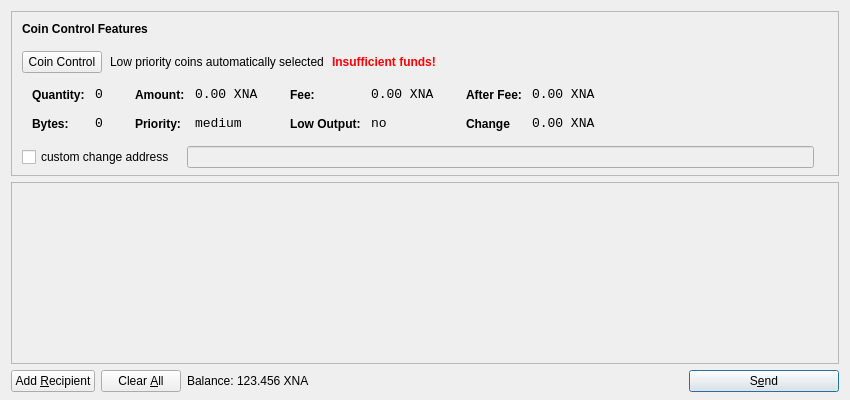
<?xml version="1.0" encoding="UTF-8"?>
<ui version="4.0">
 <class>SendCoinsDialog</class>
 <widget class="QDialog" name="SendCoinsDialog">
  <property name="geometry">
   <rect>
    <x>0</x>
    <y>0</y>
    <width>850</width>
    <height>400</height>
   </rect>
  </property>
  <property name="windowTitle">
   <string>Send Coins</string>
  </property>
  <layout class="QVBoxLayout" name="verticalLayout" stretch="0,1,0">
   <property name="bottomMargin">
    <number>8</number>
   </property>
   <item>
    <widget class="QFrame" name="frameCoinControl">
     <property name="sizePolicy">
      <sizepolicy hsizetype="Expanding" vsizetype="Expanding">
       <horstretch>0</horstretch>
       <verstretch>0</verstretch>
      </sizepolicy>
     </property>
     <property name="maximumSize">
      <size>
       <width>16777215</width>
       <height>16777215</height>
      </size>
     </property>
     <property name="frameShape">
      <enum>QFrame::StyledPanel</enum>
     </property>
     <property name="frameShadow">
      <enum>QFrame::Sunken</enum>
     </property>
     <layout class="QVBoxLayout" name="verticalLayoutCoinControl2">
      <property name="spacing">
       <number>6</number>
      </property>
      <property name="leftMargin">
       <number>0</number>
      </property>
      <property name="topMargin">
       <number>0</number>
      </property>
      <property name="rightMargin">
       <number>0</number>
      </property>
      <property name="bottomMargin">
       <number>6</number>
      </property>
      <item>
       <layout class="QVBoxLayout" name="verticalLayoutCoinControl" stretch="0,0,0,0,1">
        <property name="spacing">
         <number>0</number>
        </property>
        <property name="leftMargin">
         <number>10</number>
        </property>
        <property name="topMargin">
         <number>10</number>
        </property>
        <item>
         <layout class="QHBoxLayout" name="horizontalLayoutCoinControl1">
          <property name="bottomMargin">
           <number>15</number>
          </property>
          <item>
           <widget class="QLabel" name="labelCoinControlFeatures">
            <property name="sizePolicy">
             <sizepolicy hsizetype="Preferred" vsizetype="Maximum">
              <horstretch>0</horstretch>
              <verstretch>0</verstretch>
             </sizepolicy>
            </property>
            <property name="font">
             <font>
              <weight>75</weight>
              <bold>true</bold>
             </font>
            </property>
            <property name="styleSheet">
             <string notr="true">font-weight:bold;</string>
            </property>
            <property name="text">
             <string>Coin Control Features</string>
            </property>
           </widget>
          </item>
         </layout>
        </item>
        <item>
         <layout class="QHBoxLayout" name="horizontalLayoutCoinControl2" stretch="0,0,0,0">
          <property name="spacing">
           <number>8</number>
          </property>
          <property name="bottomMargin">
           <number>10</number>
          </property>
          <item>
           <widget class="QPushButton" name="pushButtonCoinControl">
            <property name="styleSheet">
             <string notr="true"/>
            </property>
            <property name="text">
             <string>Coin Control</string>
            </property>
           </widget>
          </item>
          <item>
           <widget class="QLabel" name="labelCoinControlAutomaticallySelected">
            <property name="text">
             <string>Low priority coins automatically selected</string>
            </property>
            <property name="margin">
             <number>5</number>
            </property>
           </widget>
          </item>
          <item>
           <widget class="QLabel" name="labelCoinControlInsuffFunds">
            <property name="font">
             <font>
              <weight>75</weight>
              <bold>true</bold>
             </font>
            </property>
            <property name="styleSheet">
             <string notr="true">color:red;font-weight:bold;</string>
            </property>
            <property name="text">
             <string>Insufficient funds!</string>
            </property>
            <property name="margin">
             <number>5</number>
            </property>
           </widget>
          </item>
          <item>
           <spacer name="horizontalSpacerCoinControl">
            <property name="orientation">
             <enum>Qt::Horizontal</enum>
            </property>
            <property name="sizeHint" stdset="0">
             <size>
              <width>40</width>
              <height>1</height>
             </size>
            </property>
           </spacer>
          </item>
         </layout>
        </item>
        <item>
         <widget class="QWidget" name="widgetCoinControl" native="true">
          <property name="sizePolicy">
           <sizepolicy hsizetype="Preferred" vsizetype="Preferred">
            <horstretch>0</horstretch>
            <verstretch>0</verstretch>
           </sizepolicy>
          </property>
          <property name="minimumSize">
           <size>
            <width>0</width>
            <height>0</height>
           </size>
          </property>
          <property name="styleSheet">
           <string notr="true"/>
          </property>
          <layout class="QHBoxLayout" name="horizontalLayoutCoinControl5">
           <property name="leftMargin">
            <number>0</number>
           </property>
           <property name="topMargin">
            <number>0</number>
           </property>
           <property name="rightMargin">
            <number>0</number>
           </property>
           <property name="bottomMargin">
            <number>0</number>
           </property>
           <item>
            <layout class="QHBoxLayout" name="horizontalLayoutCoinControl3" stretch="0,0,0,1">
             <property name="spacing">
              <number>20</number>
             </property>
             <property name="topMargin">
              <number>0</number>
             </property>
             <property name="bottomMargin">
              <number>10</number>
             </property>
             <item>
              <layout class="QFormLayout" name="formLayoutCoinControl1">
               <property name="horizontalSpacing">
                <number>10</number>
               </property>
               <property name="verticalSpacing">
                <number>14</number>
               </property>
               <property name="leftMargin">
                <number>10</number>
               </property>
               <property name="topMargin">
                <number>4</number>
               </property>
               <property name="rightMargin">
                <number>6</number>
               </property>
               <item row="0" column="0">
                <widget class="QLabel" name="labelCoinControlQuantityText">
                 <property name="styleSheet">
                  <string notr="true">font-weight:bold;</string>
                 </property>
                 <property name="text">
                  <string>Quantity:</string>
                 </property>
                 <property name="margin">
                  <number>0</number>
                 </property>
                </widget>
               </item>
               <item row="0" column="1">
                <widget class="QLabel" name="labelCoinControlQuantity">
                 <property name="font">
                  <font>
                   <family>Monospace</family>
                   <pointsize>10</pointsize>
                  </font>
                 </property>
                 <property name="cursor">
                  <cursorShape>IBeamCursor</cursorShape>
                 </property>
                 <property name="contextMenuPolicy">
                  <enum>Qt::ActionsContextMenu</enum>
                 </property>
                 <property name="text">
                  <string>0</string>
                 </property>
                 <property name="margin">
                  <number>0</number>
                 </property>
                 <property name="textInteractionFlags">
                  <set>Qt::LinksAccessibleByMouse|Qt::TextSelectableByKeyboard|Qt::TextSelectableByMouse</set>
                 </property>
                </widget>
               </item>
               <item row="1" column="0">
                <widget class="QLabel" name="labelCoinControlBytesText">
                 <property name="styleSheet">
                  <string notr="true">font-weight:bold;</string>
                 </property>
                 <property name="text">
                  <string>Bytes:</string>
                 </property>
                </widget>
               </item>
               <item row="1" column="1">
                <widget class="QLabel" name="labelCoinControlBytes">
                 <property name="font">
                  <font>
                   <family>Monospace</family>
                   <pointsize>10</pointsize>
                  </font>
                 </property>
                 <property name="cursor">
                  <cursorShape>IBeamCursor</cursorShape>
                 </property>
                 <property name="contextMenuPolicy">
                  <enum>Qt::ActionsContextMenu</enum>
                 </property>
                 <property name="text">
                  <string>0</string>
                 </property>
                 <property name="textInteractionFlags">
                  <set>Qt::LinksAccessibleByMouse|Qt::TextSelectableByKeyboard|Qt::TextSelectableByMouse</set>
                 </property>
                </widget>
               </item>
              </layout>
             </item>
             <item>
              <layout class="QFormLayout" name="formLayoutCoinControl2">
               <property name="horizontalSpacing">
                <number>10</number>
               </property>
               <property name="verticalSpacing">
                <number>14</number>
               </property>
               <property name="leftMargin">
                <number>6</number>
               </property>
               <property name="topMargin">
                <number>4</number>
               </property>
               <property name="rightMargin">
                <number>6</number>
               </property>
               <item row="0" column="0">
                <widget class="QLabel" name="labelCoinControlAmountText">
                 <property name="styleSheet">
                  <string notr="true">font-weight:bold;</string>
                 </property>
                 <property name="text">
                  <string>Amount:</string>
                 </property>
                 <property name="margin">
                  <number>0</number>
                 </property>
                </widget>
               </item>
               <item row="0" column="1">
                <widget class="QLabel" name="labelCoinControlAmount">
                 <property name="font">
                  <font>
                   <family>Monospace</family>
                   <pointsize>10</pointsize>
                  </font>
                 </property>
                 <property name="cursor">
                  <cursorShape>IBeamCursor</cursorShape>
                 </property>
                 <property name="contextMenuPolicy">
                  <enum>Qt::ActionsContextMenu</enum>
                 </property>
                 <property name="text">
                  <string>0.00 XNA</string>
                 </property>
                 <property name="textInteractionFlags">
                  <set>Qt::LinksAccessibleByMouse|Qt::TextSelectableByKeyboard|Qt::TextSelectableByMouse</set>
                 </property>
                </widget>
               </item>
               <item row="1" column="0">
                <widget class="QLabel" name="labelCoinControlPriorityText">
                 <property name="styleSheet">
                  <string notr="true">font-weight:bold;</string>
                 </property>
                 <property name="text">
                  <string>Priority:</string>
                 </property>
                </widget>
               </item>
               <item row="1" column="1">
                <widget class="QLabel" name="labelCoinControlPriority">
                 <property name="font">
                  <font>
                   <family>Monospace</family>
                   <pointsize>10</pointsize>
                  </font>
                 </property>
                 <property name="cursor">
                  <cursorShape>IBeamCursor</cursorShape>
                 </property>
                 <property name="contextMenuPolicy">
                  <enum>Qt::ActionsContextMenu</enum>
                 </property>
                 <property name="text">
                  <string>medium</string>
                 </property>
                 <property name="textInteractionFlags">
                  <set>Qt::LinksAccessibleByMouse|Qt::TextSelectableByKeyboard|Qt::TextSelectableByMouse</set>
                 </property>
                </widget>
               </item>
              </layout>
             </item>
             <item>
              <layout class="QFormLayout" name="formLayoutCoinControl3">
               <property name="horizontalSpacing">
                <number>10</number>
               </property>
               <property name="verticalSpacing">
                <number>14</number>
               </property>
               <property name="leftMargin">
                <number>6</number>
               </property>
               <property name="topMargin">
                <number>4</number>
               </property>
               <property name="rightMargin">
                <number>6</number>
               </property>
               <item row="0" column="0">
                <widget class="QLabel" name="labelCoinControlFeeText">
                 <property name="styleSheet">
                  <string notr="true">font-weight:bold;</string>
                 </property>
                 <property name="text">
                  <string>Fee:</string>
                 </property>
                 <property name="margin">
                  <number>0</number>
                 </property>
                </widget>
               </item>
               <item row="0" column="1">
                <widget class="QLabel" name="labelCoinControlFee">
                 <property name="font">
                  <font>
                   <family>Monospace</family>
                   <pointsize>10</pointsize>
                  </font>
                 </property>
                 <property name="cursor">
                  <cursorShape>IBeamCursor</cursorShape>
                 </property>
                 <property name="contextMenuPolicy">
                  <enum>Qt::ActionsContextMenu</enum>
                 </property>
                 <property name="text">
                  <string>0.00 XNA</string>
                 </property>
                 <property name="textInteractionFlags">
                  <set>Qt::LinksAccessibleByMouse|Qt::TextSelectableByKeyboard|Qt::TextSelectableByMouse</set>
                 </property>
                </widget>
               </item>
               <item row="1" column="0">
                <widget class="QLabel" name="labelCoinControlLowOutputText">
                 <property name="styleSheet">
                  <string notr="true">font-weight:bold;</string>
                 </property>
                 <property name="text">
                  <string>Low Output:</string>
                 </property>
                </widget>
               </item>
               <item row="1" column="1">
                <widget class="QLabel" name="labelCoinControlLowOutput">
                 <property name="font">
                  <font>
                   <family>Monospace</family>
                   <pointsize>10</pointsize>
                  </font>
                 </property>
                 <property name="cursor">
                  <cursorShape>IBeamCursor</cursorShape>
                 </property>
                 <property name="contextMenuPolicy">
                  <enum>Qt::ActionsContextMenu</enum>
                 </property>
                 <property name="text">
                  <string>no</string>
                 </property>
                 <property name="textInteractionFlags">
                  <set>Qt::LinksAccessibleByMouse|Qt::TextSelectableByKeyboard|Qt::TextSelectableByMouse</set>
                 </property>
                </widget>
               </item>
              </layout>
             </item>
             <item>
              <layout class="QFormLayout" name="formLayoutCoinControl4">
               <property name="horizontalSpacing">
                <number>10</number>
               </property>
               <property name="verticalSpacing">
                <number>14</number>
               </property>
               <property name="leftMargin">
                <number>6</number>
               </property>
               <property name="topMargin">
                <number>4</number>
               </property>
               <property name="rightMargin">
                <number>6</number>
               </property>
               <item row="0" column="0">
                <widget class="QLabel" name="labelCoinControlAfterFeeText">
                 <property name="styleSheet">
                  <string notr="true">font-weight:bold;</string>
                 </property>
                 <property name="text">
                  <string>After Fee:</string>
                 </property>
                 <property name="margin">
                  <number>0</number>
                 </property>
                </widget>
               </item>
               <item row="0" column="1">
                <widget class="QLabel" name="labelCoinControlAfterFee">
                 <property name="font">
                  <font>
                   <family>Monospace</family>
                   <pointsize>10</pointsize>
                  </font>
                 </property>
                 <property name="cursor">
                  <cursorShape>IBeamCursor</cursorShape>
                 </property>
                 <property name="contextMenuPolicy">
                  <enum>Qt::ActionsContextMenu</enum>
                 </property>
                 <property name="text">
                  <string>0.00 XNA</string>
                 </property>
                 <property name="textInteractionFlags">
                  <set>Qt::LinksAccessibleByMouse|Qt::TextSelectableByKeyboard|Qt::TextSelectableByMouse</set>
                 </property>
                </widget>
               </item>
               <item row="1" column="0">
                <widget class="QLabel" name="labelCoinControlChangeText">
                 <property name="styleSheet">
                  <string notr="true">font-weight:bold;</string>
                 </property>
                 <property name="text">
                  <string>Change</string>
                 </property>
                </widget>
               </item>
               <item row="1" column="1">
                <widget class="QLabel" name="labelCoinControlChange">
                 <property name="font">
                  <font>
                   <family>Monospace</family>
                   <pointsize>10</pointsize>
                  </font>
                 </property>
                 <property name="cursor">
                  <cursorShape>IBeamCursor</cursorShape>
                 </property>
                 <property name="contextMenuPolicy">
                  <enum>Qt::ActionsContextMenu</enum>
                 </property>
                 <property name="text">
                  <string>0.00 XNA</string>
                 </property>
                 <property name="textInteractionFlags">
                  <set>Qt::LinksAccessibleByMouse|Qt::TextSelectableByKeyboard|Qt::TextSelectableByMouse</set>
                 </property>
                </widget>
               </item>
              </layout>
             </item>
            </layout>
           </item>
          </layout>
         </widget>
        </item>
        <item>
         <layout class="QHBoxLayout" name="horizontalLayoutCoinControl4" stretch="0,0,0">
          <property name="spacing">
           <number>12</number>
          </property>
          <property name="sizeConstraint">
           <enum>QLayout::SetDefaultConstraint</enum>
          </property>
          <property name="topMargin">
           <number>5</number>
          </property>
          <property name="rightMargin">
           <number>5</number>
          </property>
          <item>
           <widget class="QCheckBox" name="checkBoxCoinControlChange">
            <property name="text">
             <string>custom change address</string>
            </property>
           </widget>
          </item>
          <item>
           <widget class="QLineEdit" name="lineEditCoinControlChange">
            <property name="enabled">
             <bool>false</bool>
            </property>
            <property name="sizePolicy">
             <sizepolicy hsizetype="Expanding" vsizetype="Fixed">
              <horstretch>0</horstretch>
              <verstretch>0</verstretch>
             </sizepolicy>
            </property>
           </widget>
          </item>
          <item>
           <widget class="QLabel" name="labelCoinControlChangeLabel">
            <property name="sizePolicy">
             <sizepolicy hsizetype="Preferred" vsizetype="Expanding">
              <horstretch>0</horstretch>
              <verstretch>0</verstretch>
             </sizepolicy>
            </property>
            <property name="minimumSize">
             <size>
              <width>0</width>
              <height>0</height>
             </size>
            </property>
            <property name="text">
             <string/>
            </property>
            <property name="margin">
             <number>3</number>
            </property>
           </widget>
          </item>
         </layout>
        </item>
        <item>
         <spacer name="verticalSpacerCoinControl">
          <property name="orientation">
           <enum>Qt::Vertical</enum>
          </property>
          <property name="sizeHint" stdset="0">
           <size>
            <width>800</width>
            <height>1</height>
           </size>
          </property>
         </spacer>
        </item>
       </layout>
      </item>
     </layout>
    </widget>
   </item>
   <item>
    <widget class="QScrollArea" name="scrollArea">
     <property name="widgetResizable">
      <bool>true</bool>
     </property>
     <widget class="QWidget" name="scrollAreaWidgetContents">
      <property name="geometry">
       <rect>
        <x>0</x>
        <y>0</y>
        <width>828</width>
        <height>162</height>
       </rect>
      </property>
      <layout class="QVBoxLayout" name="verticalLayout_2">
       <property name="leftMargin">
        <number>0</number>
       </property>
       <property name="topMargin">
        <number>0</number>
       </property>
       <property name="rightMargin">
        <number>0</number>
       </property>
       <property name="bottomMargin">
        <number>0</number>
       </property>
       <item>
        <layout class="QVBoxLayout" name="entries">
         <property name="spacing">
          <number>6</number>
         </property>
        </layout>
       </item>
       <item>
        <spacer name="verticalSpacer">
         <property name="orientation">
          <enum>Qt::Vertical</enum>
         </property>
         <property name="sizeHint" stdset="0">
          <size>
           <width>20</width>
           <height>40</height>
          </size>
         </property>
        </spacer>
       </item>
      </layout>
     </widget>
    </widget>
   </item>
   <item>
    <layout class="QHBoxLayout" name="horizontalLayout">
     <item>
      <widget class="QPushButton" name="addButton">
       <property name="toolTip">
        <string>Send to multiple recipients at once</string>
       </property>
       <property name="text">
        <string>Add &amp;Recipient</string>
       </property>
       <property name="icon">
        <iconset resource="../xna.qrc">
         <normaloff>:/icons/add</normaloff>:/icons/add</iconset>
       </property>
       <property name="autoDefault">
        <bool>false</bool>
       </property>
      </widget>
     </item>
     <item>
      <widget class="QPushButton" name="clearButton">
       <property name="sizePolicy">
        <sizepolicy hsizetype="Minimum" vsizetype="Fixed">
         <horstretch>0</horstretch>
         <verstretch>0</verstretch>
        </sizepolicy>
       </property>
       <property name="toolTip">
        <string>Remove all transaction fields</string>
       </property>
       <property name="text">
        <string>Clear &amp;All</string>
       </property>
       <property name="icon">
        <iconset resource="../xna.qrc">
         <normaloff>:/icons/remove</normaloff>:/icons/remove</iconset>
       </property>
       <property name="autoRepeatDelay">
        <number>300</number>
       </property>
       <property name="autoDefault">
        <bool>false</bool>
       </property>
      </widget>
     </item>
     <item>
      <layout class="QHBoxLayout" name="horizontalLayout_2">
       <property name="spacing">
        <number>3</number>
       </property>
       <item>
        <widget class="QLabel" name="label">
         <property name="sizePolicy">
          <sizepolicy hsizetype="Preferred" vsizetype="Fixed">
           <horstretch>0</horstretch>
           <verstretch>0</verstretch>
          </sizepolicy>
         </property>
         <property name="text">
          <string>Balance:</string>
         </property>
        </widget>
       </item>
       <item>
        <widget class="QLabel" name="labelBalance">
         <property name="sizePolicy">
          <sizepolicy hsizetype="Preferred" vsizetype="Fixed">
           <horstretch>0</horstretch>
           <verstretch>0</verstretch>
          </sizepolicy>
         </property>
         <property name="cursor">
          <cursorShape>IBeamCursor</cursorShape>
         </property>
         <property name="text">
          <string>123.456 XNA</string>
         </property>
         <property name="textInteractionFlags">
          <set>Qt::LinksAccessibleByMouse|Qt::TextSelectableByKeyboard|Qt::TextSelectableByMouse</set>
         </property>
        </widget>
       </item>
      </layout>
     </item>
     <item>
      <spacer name="horizontalSpacer">
       <property name="orientation">
        <enum>Qt::Horizontal</enum>
       </property>
       <property name="sizeHint" stdset="0">
        <size>
         <width>40</width>
         <height>20</height>
        </size>
       </property>
      </spacer>
     </item>
     <item>
      <widget class="QPushButton" name="sendButton">
       <property name="minimumSize">
        <size>
         <width>150</width>
         <height>0</height>
        </size>
       </property>
       <property name="toolTip">
        <string>Confirm the send action</string>
       </property>
       <property name="text">
        <string>S&amp;end</string>
       </property>
       <property name="icon">
        <iconset resource="../xna.qrc">
         <normaloff>:/icons/send</normaloff>:/icons/send</iconset>
       </property>
       <property name="default">
        <bool>true</bool>
       </property>
      </widget>
     </item>
    </layout>
   </item>
  </layout>
 </widget>
 <resources>
  <include location="../xna.qrc"/>
 </resources>
 <connections/>
</ui>
